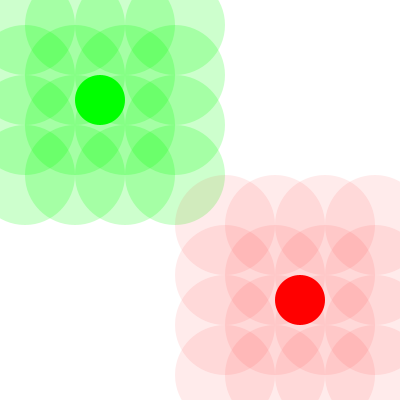
Frame 1 (no input)
Frame 60 (the mouse pressed at the canvas centre just before this capture): identical to frame 1, image omitted
Frame 120 (the mouse held since frame 60 and released just before this capture): identical to frame 1, image omitted

The Processing sketch that drew this single still picture (run headless with seeded random() and noise(); from frame 60 on, the mouse is pressed at the canvas centre):

// Processing sketch: processing_37461
// ── processing_37461.pde

//Homework 5
//copyright Maitri Shah Pittsburgh PA

int x,y,a,b;
color col1;

void setup ( )
{  
  size(400,400);
  noStroke ( );
  background (255);
  smooth ( );
  noCursor ( );
  
 
  
  x = 0 ;
   while ( x < 200 )
   {
     y = 0;
       while( y < 200 )
       { 
        
       fill(0,255,0,50);
       ellipse ( x+25 , y+25 , 100 , 100 );
       y = y + 50;
       
      }//while y end
     
    x = x + 50;
   }// while x end
  
  
  a = 200 ;
  while ( a < 400 )
  {
    b = 200;
      while( b < 400 )
       { 
        fill(255,0,0,20);
        ellipse ( a+25 , b+25 , 100 , 100 );
        b = b + 50;
       }//while b end
     
    a = a + 50;
  }// while a end

  fill ( 0, 255, 0);
  ellipse ( 100, 100, 50, 50);
  
  fill ( 255, 0, 0);
  ellipse ( 300, 300, 50, 50);


}//void setup end

void draw ( )
{
    
 
  
  
  if ( mouseX > 200 && mouseY <200 )
  {
    fill(0, 255, 0 );
    ellipse ( mouseX, mouseY, 50 ,50 );
  }//if end
  
  else if ( mouseX < 200 && mouseY > 200)
  {
    fill(255, 0 , 0 );
    ellipse ( mouseX, mouseY, 50, 50 );
  }//else if end
  
  
}//void draw end
